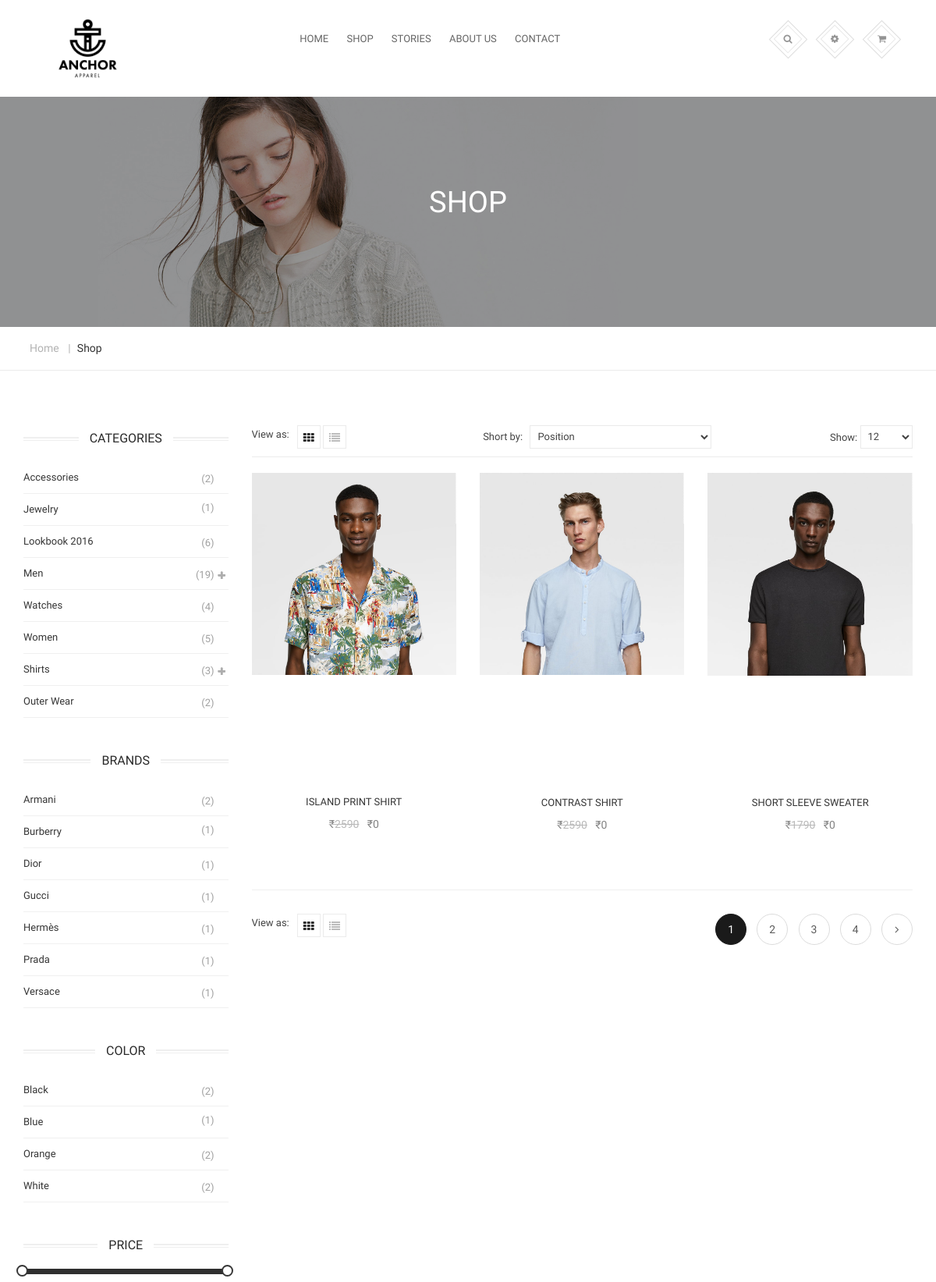
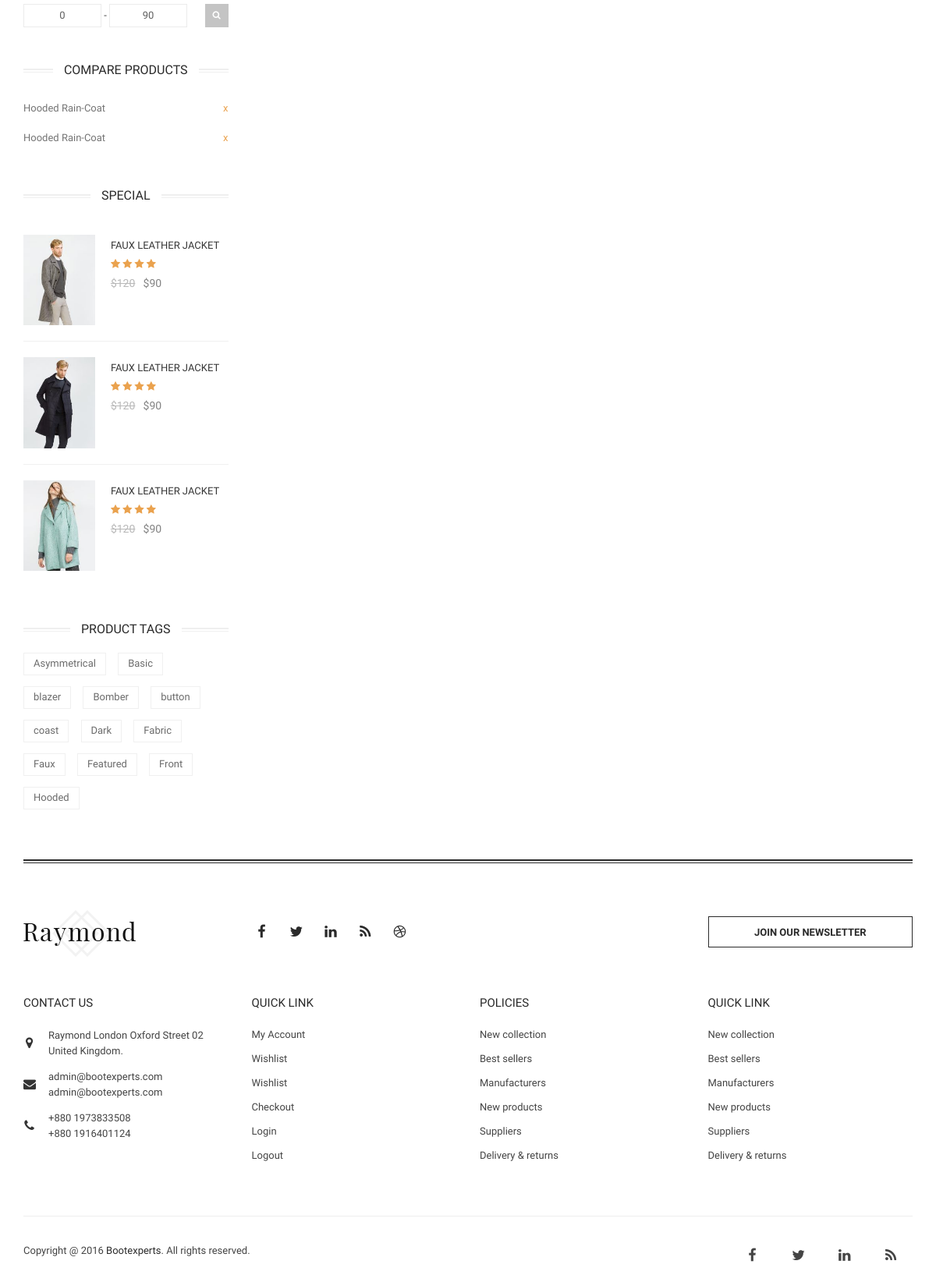
The page /raymond/shop_specialcollection.php?update=1 on the database its author committed (2 pictures, top to bottom).
### tables this page shows
CREATE TABLE `product` (
  `pid` int(255) NOT NULL,
  `pname` varchar(255) NOT NULL,
  `p_category` varchar(255) NOT NULL,
  `p_subcategory` varchar(255) NOT NULL,
  `quantity` int(255) NOT NULL,
  `price` int(255) NOT NULL,
  `discount` int(255) NOT NULL,
  `size` text NOT NULL,
  `status` varchar(255) NOT NULL,
  `image` varchar(255) NOT NULL,
  `description` varchar(255) NOT NULL
);

### raymond/shop_specialcollection.php (the view, shortened to what the rows shown need)
<?php include('header.php') ?>
        <div class="page-header-area">
            <div class="container">
                <div class="row">
                    <div class="col-md-12">
                        <div class="page-title">
                            <h2>Shop</h2>
                        </div>
                    </div>
                </div>
            </div>
        </div>
        <div class="main-content-area">
            <div class="container">
                <div class="row">
                    <div class="col-xs-12 col-sm-4 col-md-4 col-lg-3 sidebar-area">
                        <div class="category-area">
                            <div class="section-title">
                                <h2>Categories</h2>
                            </div>
                        </div>
                        <div class="brand-area">
                            <div class="section-title">
                                <h2>Brands</h2>
                            </div>
                        </div>
                        <div class="color-area">
                            <div class="section-title">
                                <h2>Color</h2>
                            </div>
                        </div>
                        <div class="price-slider-area">
                            <div class="section-title">
                                <h2>Price</h2>
                            </div>
                        </div>
                        <div class="compare-area">
                            <div class="section-title">
                                <h2>Compare Products</h2>
                            </div>
                        </div>
                        <div class="special-product-area">
                            <div class="section-title">
                                <h2>Special</h2>
                            </div>
                        </div>
                        <div class="populer-tag-area">
                            <div class="section-title">
                                <h2>Product Tags</h2>
                            </div>
                        </div>
                    </div>
                    <div class="col-xs-12 col-sm-8 col-md-8 col-lg-9 page-content">
                        <div class="product-list-area" >
                            <div class="row">
                                <div class="tab-content">
                                    <div id="grid" class="tab-pane fade in active">
                                        <?php
                                            $conn=mysqli_connect("localhost","root","","raymond");
                                            $id=$_GET['update'];
                                            $sql=mysqli_query($conn,"SELECT * FROM product where p_category in (SELECT category from subcategory where id='$id') and p_subcategory in (SELECT subcategory from subcategory where id='$id')");
                                            while($row=mysqli_fetch_array($sql))
                                            {
                                                echo '
                                                <div class="col-sm-6 col-md-4">
                                            <div class="single-product">
                                                <div class="product-image">
                                                    <a href="#">
                                                        <img  alt="Special" src="../theme/kenny/uploads/'.$row['image'].'">
                                                    </a>
                                                    <span class="onsale">Sale!</span>
                                                </div>
                                                <div class="product-info">
                                                    <div class="product-title">
                                                        <a href="#">'.$row['pname'].'</a>
                                                    </div>
                                                    <div class="price-rating">
                                                        <div class="price">
                                                            <span class="old-price"> <span>&#8377;</span>'.$row['price'].'</span>
                                                            <span class="new-price"><span>&#8377;</span>'.$row['discount'].'</span>
                                                        </div>
                                                    </div>
                                                </div>
                                            </div>
                                        </div>';
                                           }
                                        ?>
                                    </div>
                                </div>
                            </div>
                        </div>
                    </div>
                </div>
            </div>
        </div>
    </body>
</html>

### rows shown on the page
product: image (picture), pname "ISLAND PRINT SHIRT", price "2590", discount "0"
product: image (picture), pname "CONTRAST SHIRT", price "2590", discount "0"
product: image (picture), pname "SHORT SLEEVE SWEATER", price "1790", discount "0"
